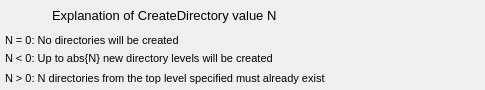
<?xml version="1.0" ?>
<ui version="4.0">
  <class>Dialog</class>
  <widget class="QWidget" name="screen">
    <property name="geometry">
      <rect>
        <x>839</x>
        <y>129</y>
        <width>485</width>
        <height>90</height>
      </rect>
    </property>
    <property name="styleSheet">
      <string notr="true">QWidget#screen {
  color: rgb(0, 0, 0);
  background-color: rgb(187, 187, 187);
  }</string>
    </property>
    <property name="windowTitle">
      <string>createDirectoryHelp</string>
    </property>
    <widget class="QLabel" name="text">
      <property name="geometry">
        <rect>
          <x>52</x>
          <y>5</y>
          <width>380</width>
          <height>20</height>
        </rect>
      </property>
      <property name="text">
        <string>Explanation of CreateDirectory value N</string>
      </property>
      <property name="font" stdset="0">
        <font>
          <pointsize>10</pointsize>
        </font>
      </property>
      <property name="brush" stdset="0">
        <brush brushstyle="SolidPattern">
          <color alpha="255">
            <red>0</red>
            <green>0</green>
            <blue>0</blue>
          </color>
        </brush>
      </property>
      <property name="toolTip">
        <string>text</string>
      </property>
      <property name="alignment">
        <set>Qt::AlignLeading|Qt::AlignLeft|Qt::AlignVCenter</set>
      </property>
      <property name="styleSheet">
        <string notr="true">QLabel#text {
  color: rgb(0, 0, 0);
  }</string>
      </property>
    </widget>
    <widget class="QLabel" name="text_1">
      <property name="geometry">
        <rect>
          <x>5</x>
          <y>33</y>
          <width>259</width>
          <height>14</height>
        </rect>
      </property>
      <property name="text">
        <string>N = 0: No directories will be created</string>
      </property>
      <property name="font" stdset="0">
        <font>
          <pointsize>8</pointsize>
        </font>
      </property>
      <property name="brush" stdset="0">
        <brush brushstyle="SolidPattern">
          <color alpha="255">
            <red>0</red>
            <green>0</green>
            <blue>0</blue>
          </color>
        </brush>
      </property>
      <property name="toolTip">
        <string>text_1</string>
      </property>
      <property name="alignment">
        <set>Qt::AlignLeading|Qt::AlignLeft|Qt::AlignVCenter</set>
      </property>
      <property name="styleSheet">
        <string notr="true">QLabel#text_1 {
  color: rgb(0, 0, 0);
  }</string>
      </property>
    </widget>
    <widget class="QLabel" name="text_2">
      <property name="geometry">
        <rect>
          <x>5</x>
          <y>52</y>
          <width>392</width>
          <height>14</height>
        </rect>
      </property>
      <property name="text">
        <string>N &lt; 0: Up to abs{N} new directory levels will be created</string>
      </property>
      <property name="font" stdset="0">
        <font>
          <pointsize>8</pointsize>
        </font>
      </property>
      <property name="brush" stdset="0">
        <brush brushstyle="SolidPattern">
          <color alpha="255">
            <red>0</red>
            <green>0</green>
            <blue>0</blue>
          </color>
        </brush>
      </property>
      <property name="toolTip">
        <string>text_2</string>
      </property>
      <property name="alignment">
        <set>Qt::AlignLeading|Qt::AlignLeft|Qt::AlignVCenter</set>
      </property>
      <property name="styleSheet">
        <string notr="true">QLabel#text_2 {
  color: rgb(0, 0, 0);
  }</string>
      </property>
    </widget>
    <widget class="QLabel" name="text_3">
      <property name="geometry">
        <rect>
          <x>5</x>
          <y>71</y>
          <width>476</width>
          <height>14</height>
        </rect>
      </property>
      <property name="text">
        <string>N &gt; 0: N directories from the top level specified must already exist</string>
      </property>
      <property name="font" stdset="0">
        <font>
          <pointsize>8</pointsize>
        </font>
      </property>
      <property name="brush" stdset="0">
        <brush brushstyle="SolidPattern">
          <color alpha="255">
            <red>0</red>
            <green>0</green>
            <blue>0</blue>
          </color>
        </brush>
      </property>
      <property name="toolTip">
        <string>text_3</string>
      </property>
      <property name="alignment">
        <set>Qt::AlignLeading|Qt::AlignLeft|Qt::AlignVCenter</set>
      </property>
      <property name="styleSheet">
        <string notr="true">QLabel#text_3 {
  color: rgb(0, 0, 0);
  }</string>
      </property>
    </widget>
  </widget>
  <customwidgets>
    <customwidget>
      <class>PyDMLabel</class>
      <extends>QLabel</extends>
      <header>pydm.widgets.label</header>
    </customwidget>
  </customwidgets>
</ui>
